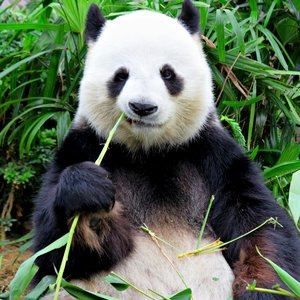
#> input picture _app/colorize image/panda.jpg, 300 x 300 px, given in place of the camera
$ python edge_detection.py   (older library calls are emulated)
#> lines starting #> are read from the running program, lines starting #| are printed output that depends on the picture
# -*- coding: utf-8 -*-
"""
Created on Thu Jun  7 09:37:54 2018

@author: Administrator
"""

import cv2

cap = cv2.VideoCapture(0)

while True:
    ret, frame = cap.read()
#> frame is the input picture: shape (300, 300, 3); mean B, G, R 84.9, 105.8, 90.1

    # Laplacian, sobel, canny respectively
    laplacian = cv2.Laplacian(frame, cv2.CV_64F)
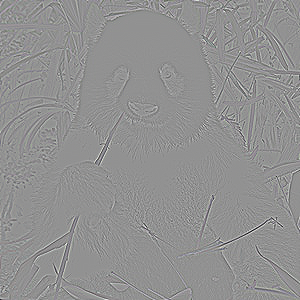
#> laplacian: shape (300, 300, 3) float64; mean B, G, R 0, 0, 0; drawn with min black and max white
    sobelx = cv2.Sobel(frame, cv2.CV_64F, 1, 0, ksize=5)
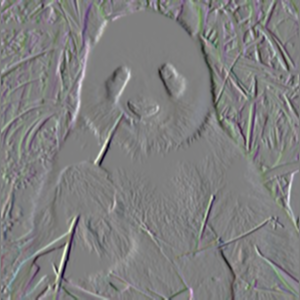
#> sobelx: shape (300, 300, 3) float64; mean B, G, R 15.9, 12.3, 8.3; drawn with min black and max white
    sobely = cv2.Sobel(frame, cv2.CV_64F, 0, 1, ksize=5)
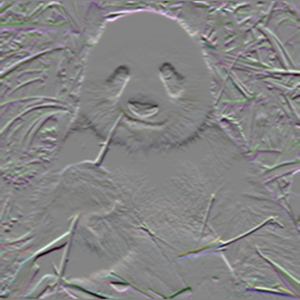
#> sobely: shape (300, 300, 3) float64; mean B, G, R 22.5, 0, 18.5; drawn with min black and max white
    canny_edge = cv2.Canny(frame, 200, 200)
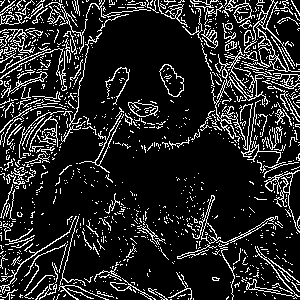
#> canny_edge: shape (300, 300); 14.7% white in thin lines or dots

    cv2.imshow('origin', frame)
    cv2.imshow('laplacian', laplacian)
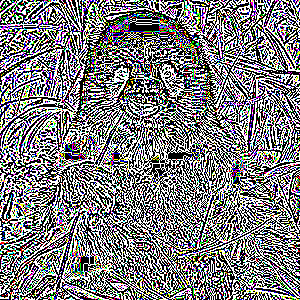
#> window 'laplacian': shape (300, 300, 3); mean B, G, R 126.2, 124.2, 125.2
    cv2.imshow('sobelx', sobelx)
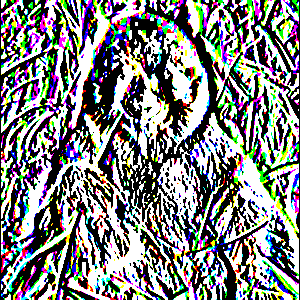
#> window 'sobelx': shape (300, 300, 3); mean B, G, R 129.9, 130, 129.1
    cv2.imshow('sobely', sobely)
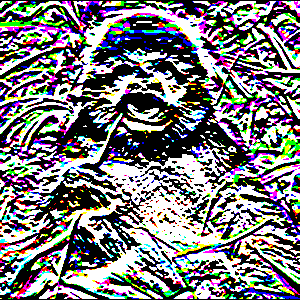
#> window 'sobely': shape (300, 300, 3); mean B, G, R 125.4, 122.2, 123.7
    cv2.imshow('canny', canny_edge)

    k = cv2.waitKey(33) & 0xFF
#> (key Esc is pressed here)
    if k == 27:    # Esc key to stop
        break
    elif k == -1:  # normally -1 returned,so don't print it
        continue
    else:
        print (k) # else print its value

cap.release()
cv2.destroyAllWindows()
